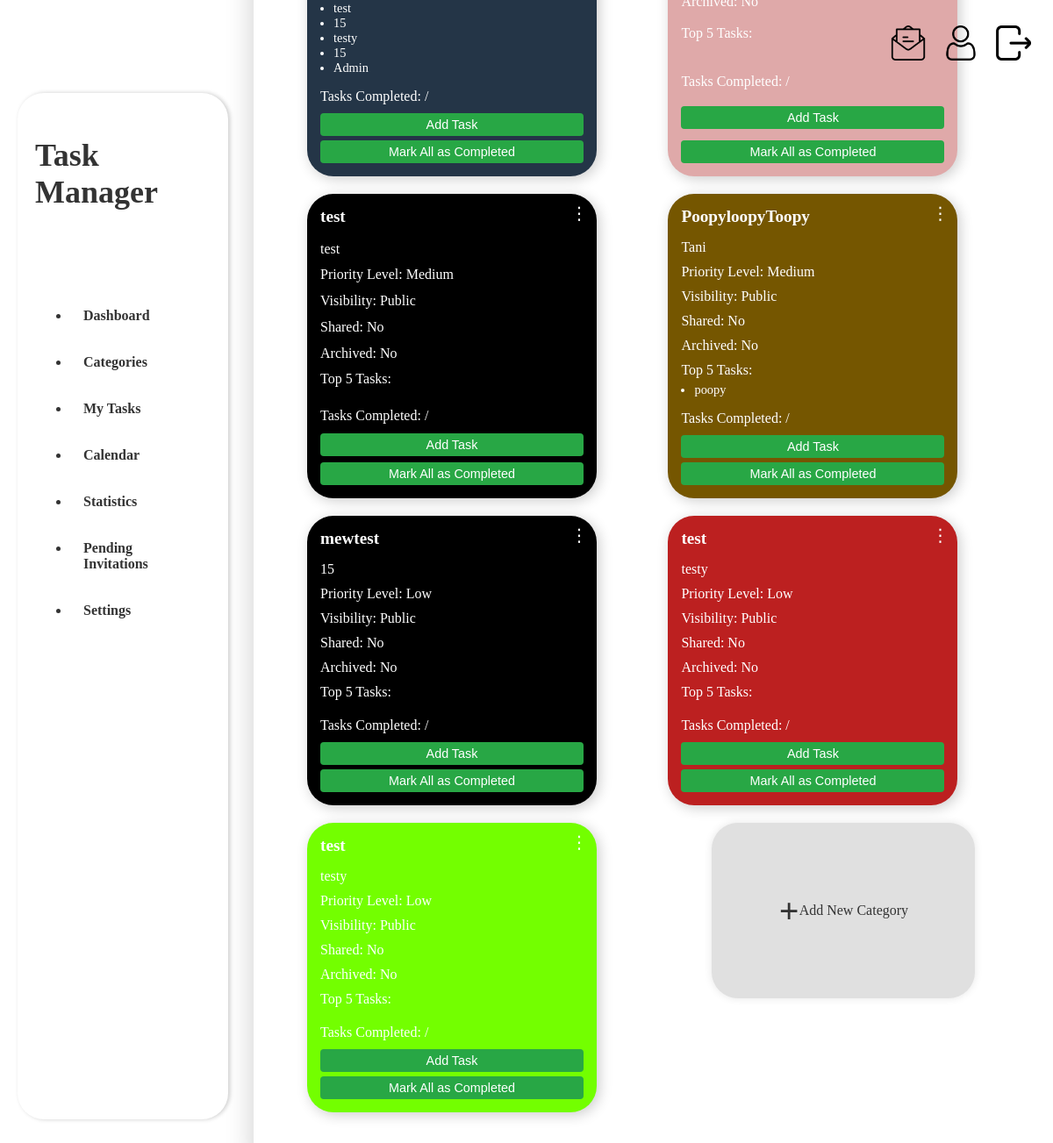
/categories (signed in), run on the app's committed database.
### app/models.py (models this page shows)
class Task(db.Model):
    id = db.Column(db.Integer, primary_key=True)
    title = db.Column(db.String(120), nullable=False)
    description = db.Column(db.Text, nullable=True)
    start_time = db.Column(db.DateTime, nullable=True)
    end_time = db.Column(db.DateTime, nullable=True)
    completed = db.Column(db.Boolean, default=False)
    priority = db.Column(db.String(20), nullable=False, default='Medium')
    status = db.Column(db.String(20), nullable=False, default='Not Started')
    tags = db.Column(db.String(255), nullable=True)
    is_recurring = db.Column(db.Boolean, default=False)
    recurrence_frequency = db.Column(db.String(20), nullable=True)
    reminder_time = db.Column(db.DateTime, nullable=True)
    category_id = db.Column(db.Integer, db.ForeignKey('category.id'), nullable=True)
    user_id = db.Column(db.Integer, db.ForeignKey('user.id'), nullable=False)
    category = db.relationship('Category', back_populates='tasks')
    task_owner = db.relationship('User', back_populates='tasks_owned_by_user')
    assigned_users = db.relationship('User', secondary='task_assignees', back_populates='assigned_tasks')

class Category(db.Model):
    id = db.Column(db.Integer, primary_key=True, autoincrement=True)
    name = db.Column(db.String(100), nullable=False)
    description = db.Column(db.String(255), nullable=True)
    color = db.Column(db.String(7), nullable=False, default="#007bff")
    user_id = db.Column(db.Integer, db.ForeignKey('user.id'), nullable=False)
    priority_level = db.Column(db.Enum('Low', 'Medium', 'High', name='priority_levels'), default='Medium')
    visibility = db.Column(db.Enum('Public', 'Private', name='visibility_levels'), default='Private')
    created_at = db.Column(db.DateTime, default=datetime.utcnow)
    updated_at = db.Column(db.DateTime, onupdate=datetime.utcnow)
    is_shared = db.Column(db.Boolean, default=False)
    icon = db.Column(db.String(100), nullable=True)
    default_reminders = db.Column(db.Boolean, default=False)
    archived = db.Column(db.Boolean, default=False)
    shared_with = db.relationship('User', secondary='category_user', backref='shared_categories')
    activity_logs = db.relationship('ActivityLog', back_populates='category', lazy=True)
    tasks = db.relationship('Task', back_populates='category', lazy=True)

### app/routes.py (the view, shortened to what this page needs)
@main.route('/categories', methods=['GET', 'POST'])
@login_required
def categories():
    form = CategoryForm()
    user_id = session.get('user_id')
    user_categories = Category.query.filter_by(user_id=user_id).all()
    return render_template('categories.html', form=form, categories=user_categories)

### app/utils/utils.py (called while the page is built)
def login_required(f):
    @wraps(f)
    def decorated_function(*args, **kwargs):
        if 'user_id' not in session:  # Check if the user is logged in
            flash('Please log in to access this page.', 'warning')
            return redirect(url_for('main.login'))
        return f(*args, **kwargs)
    return decorated_function

### app/templates/categories.html (shortened to what this page needs)
<!DOCTYPE html>
<html lang="en">
<head>
    <link rel="stylesheet" href="{{ url_for('static', filename='styles.css') }}">
</head>
<body>
    {% extends "base.html" %}
    {% block content %}
        <div class="categories-grid">
            <div class="grid-container">
                {% if categories %}
                    {% for category in categories %}
                    <div class="category-card" data-category-id="{{ category.id }}" style="background-color: {{ category.color | safe }};">
                        <div class="menu-icon" data-category-id="{{ category.id }}" style="position: absolute; top: 10px; right: 10px;">&#x22EE;</div>
                        <h3>{{ category.name }}</h3>
                        <p class="category-description">{{ category.description }}</p>
                        <p class="priority-level">Priority Level: {{ category.priority_level }}</p>
                        <p class="visibility">Visibility: {{ category.visibility }}</p>
                        <p class="shared">Shared: {{ 'Yes' if category.is_shared else 'No' }}</p>
                        <p class="archived">Archived: {{ 'Yes' if category.archived else 'No' }}</p>
                        <p>Top 5 Tasks:</p>
                        <ul>
                            {% for task in category.tasks[:5] %}
                                <li>{{ task.title }}</li>
                            {% endfor %}
                        </ul>
                        <p>Tasks Completed: {{ category.completed_tasks }} / {{ category.task_count }}</p>
                        <button class="add-task-btn" data-category-id="{{ category.id }}">Add Task</button>
                        <button class="mark-all-btn" data-category-id="{{ category.id }}">Mark All as Completed</button>
                    </div>
                    {% endfor %}
                {% endif %}
                <div class="add-category-card" id="addCategoryCard">
                    <h2>+</h2>
                    <br>
                    <p>Add New Category</p>
                </div>
            {% endblock %}

### app/templates/base.html (shortened to what this page needs)
<!DOCTYPE html>
<html lang="en">
<head>
    <link rel="stylesheet" href="{{ url_for('static', filename='styles.css') }}">
</head>
<body>
<div class="glass-container">
    <aside class="sidebar">
        <div class="sidebar-header">
            <h2>Task Manager</h2>
        </div>
        <ul class="sidebar-menu">
            <li><a href="{{ url_for('main.dashboard') }}">Dashboard</a></li>
            <li><a href="{{ url_for('main.categories') }}">Categories</a></li>
            <li><a href="{{ url_for('main.my_tasks') }}">My Tasks</a></li>
            <li><a href="{{ url_for('main.calendar') }}">Calendar</a></li>
            <li><a href="{{ url_for('main.statistics') }}">Statistics</a></li>
            <li><a href="{{ url_for('main.view_invitations') }}">Pending Invitations</a></li>
            <li><a href="{{ url_for('main.settings') }}">Settings</a></li>
        </ul>
    </aside>
    <header class="sticky-header">
        <div class="top-right-icons">
            <a href="{{ url_for('main.view_invitations') }}" class="icon-container">
                <img src="{{ url_for('static', filename='icons/invitation.png') }}" alt="Pending Invitations" title="Pending Invitations">
            </a>
            <a href="{{ url_for('main.profile') }}" class="icon-container">
                <img src="{{ url_for('static', filename='icons/profile.png') }}" alt="Profile" title="profile">
            </a>
            <a href="{{ url_for('main.logout') }}" class="icon-container">
                <img src="{{ url_for('static', filename='icons/logout.png') }}" alt="Logout" title="Logout">
            </a>
        </div>
    </header>
    <div class="main-content">
        {% block content %}{% endblock %}
    </div>
</div>
</body>
</html>

### app/static/styles.css (style rules this page uses)
:root { --primary-color: #007bff; --secondary-color: #28a745; --priority-high-color: #ff5252; --priority-medium-color: #ffa726; --priority-low-color: #66bb6a; --card-width: 300px; --card-height: 200px; --card-padding: 15px; --card-margin: 20px; --header-font-size: 1.2em; --task-list-font-size: 0.9em; --tasks-done-font-size: 1em; --icon-btn-size: 30px; }
.glass-container { position: relative; width: 98.5%; height: 95vh; background: rgba(255, 255, 255, 0.2); border-radius: 20px; -webkit-backdrop-filter: blur(10px); border: 1px solid rgba(255, 255, 255, 0.18); padding: 20px; display: flex; flex-direction: column; justify-content: center; align-items: flex-start; }
.main-content { width: calc(98% - 300px); margin: 20px; margin-left: 260px; margin-top: 90px; border-radius: 20px; padding: 40px; flex-grow: 1; background: rgba(255, 255, 255, 0.3); box-shadow: 0 8px 32px rgba(0, 0, 0, 0.2); backdrop-filter: blur(10px); -webkit-backdrop-filter: blur(10px); border: 1px solid rgba(255, 255, 255, 0.18); }
.sidebar { width: 200px; height: 85%; position: fixed; background-color: var(--sidebar-background, #ffffff); color: #333; padding: 20px; box-shadow: 2px 0 5px rgba(0, 0, 0, 0.2); z-index: 999; border-radius: 30px; display: flex; flex-direction: column; gap: 20px; top: 8%; left: 20px; }
.sidebar-header { font-size: 1.5em; font-weight: bold; display: flex; align-items: center; gap: 10px; padding-bottom: 20px; }
.sidebar-menu a { color: #333; text-decoration: none; font-weight: 500; transition: color 0.3s, background-color 0.3s; display: flex; align-items: center; padding: 10px 15px; border-radius: 10px; }
.sidebar-menu li { margin: 15px 0; }
.sidebar-menu a { color: #333; text-decoration: none; transition: color 0.3s, background-color 0.3s; display: flex; align-items: center; padding: 10px 15px; border-radius: 10px; font-weight: bold; }
.sticky-header { position: absolute; top: 20px; right: 20px; display: flex; justify-content: flex-end; align-items: center; gap: 20px; padding-right: 20px; z-index: 15; width: auto; }
.top-right-icons { display: flex; justify-content: flex-end; align-items: center; gap: 20px; }
.icon-container { cursor: pointer; transition: transform 0.3s ease; }
.icon-container img { width: 40px; height: 40px; transition: filter 0.3s; }
.grid-container { display: grid; grid-template-columns: repeat(auto-fill, minmax(300px, 1fr)); gap: 20px; justify-content: center; padding: 20px; }
.category-card { width: var(--card-width); background: linear-gradient( to bottom right, var(--primary-color) 0%, lighten(var(--primary-color), 20%) 100% ); color: #ffffff; border-radius: 30px; padding: var(--card-padding); box-shadow: 3px 3px 15px rgba(0, 0, 0, 0.2); transition: transform 0.3s, box-shadow 0.3s, background 0.3s; transform: rotate(calc(-2deg + (4 * random()))); display: flex; flex-direction: column; justify-content: space-between; position: relative; max-height: 450px; overflow: hidden; }
.category-card:before { content: ""; position: absolute; top: 0; left: 0; width: 100%; height: 100%; z-index: 0; pointer-events: none; }
.category-card * { position: relative; z-index: 1; }
.category-card h3 { font-size: var(--header-font-size); margin: 0 0 10px; }
.category-card ul { padding-left: 15px; font-size: var(--task-list-font-size); margin: 0 0 10px; }
.category-card p { font-size: var(--tasks-done-font-size); margin: 5px 0; }
.menu-icon { cursor: pointer; position: absolute; right: 15px; top: 15px; font-size: 20px; color: #ffffff; z-index: 2; }
.add-task-btn, .mark-all-btn { padding: 5px 10px; margin-top: 5px; font-size: 0.9em; color: #ffffff; background-color: var(--secondary-color); border: none; border-radius: 4px; cursor: pointer; transition: background-color 0.3s; }
.add-category-card { margin-left: 50px; width: var(--card-width); height: var(--card-height); background-color: #e0e0e0; color: #333; display: flex; align-items: center; justify-content: center; border-radius: 30px; cursor: pointer; pointer-events: auto; z-index: 10; box-shadow: 0 0 10px rgba(0, 0, 0, 0.1); transition: transform 0.3s, box-shadow 0.3s; }
.add-category-card h2 { font-size: 2.5em; margin: 0; }

### data on the page
Task: title "test"
Task: title "15"
Task: title "testy"
Task: title "15"
Task: title "Admin"
Category: name "test", description "test", priority_level "Medium", visibility "Public", is_shared "No", archived "No"
Category: name "PoopyloopyToopy", description "Tani", priority_level "Medium", visibility "Public", is_shared "No", archived "No"
Task: title "poopy"
Category: name "mewtest", description "15", priority_level "Low", visibility "Public", is_shared "No", archived "No"
Category: name "test", description "testy", priority_level "Low", visibility "Public", is_shared "No", archived "No"
Category: name "test", description "testy", priority_level "Low", visibility "Public", is_shared "No", archived "No"
